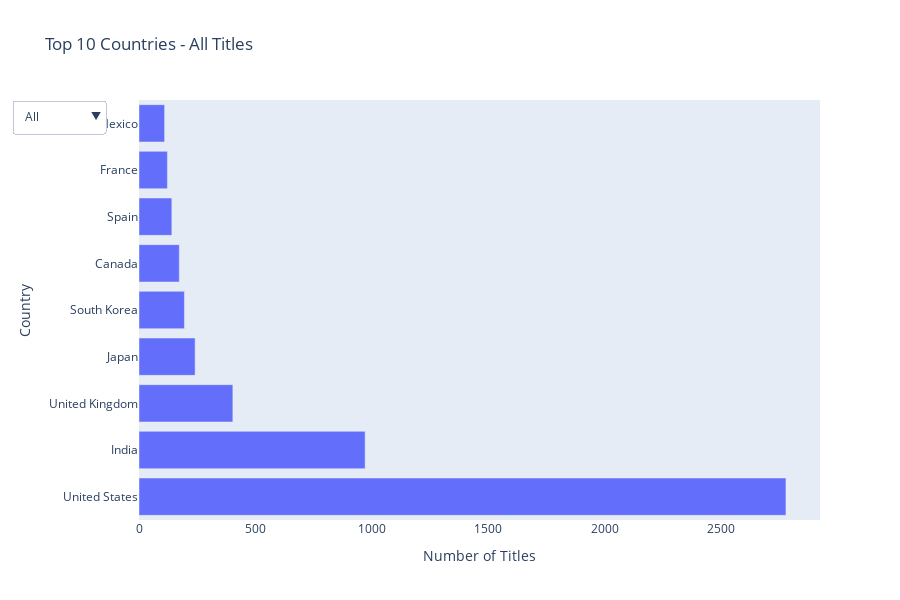

Notebook code cell kept with this figure:
### Code cell
fig2 = go.Figure()


# All
fig2.add_trace(go.Bar(
    x=all_country_counts.values,
    y=all_country_counts.index,
    orientation='h',
    name='All',
    visible=True
))

# Move
fig2.add_trace(go.Bar(
    x=movies_country_counts.values,
    y=movies_country_counts.index,
    orientation='h',
    name='Movies',
    visible=False
))

# tv shows
fig2.add_trace(go.Bar(
    x=tv_shows_country_counts.values,
    y=tv_shows_country_counts.index,
    orientation='h',
    name='TV Shows',
    visible=False
))

#Dropdown
fig2.update_layout(
    updatemenus=[
        # active = 0 -> default with the first option (All)
        dict(active=0,buttons=list([
        dict(label="All",method="update", args=[{"visible": [True, False, False]}, {"title": "Top 10 Countries - All Titles"}]),
        dict(label="Movies", method="update", args=[{"visible": [False, True, False]}, {"title": "Top 10 Countries - Movies Only"}]),
        dict(label="TV Shows", method="update", args=[{"visible": [False, False, True]}, {"title": "Top 10 Countries - TV Shows Only"}])
            ]),
        direction="down",
        showactive=True,
        )
    ],
    title="Top 10 Countries - All Titles",
    xaxis_title="Number of Titles",
    yaxis_title="Country",
    height=600
)

fig2.show()

### Figure 1 — Plotly figure (JSON) as saved in the notebook; plotly's stock layout.template omitted (floating-point values rounded to 4 significant figures)
{"data": [{"name": "All", "orientation": "h", "type": "bar", "visible": true, "x": [2778, 971, 403, 241, 195, 173, 141, 122, 110], "y": ["United States", "India", "United Kingdom", "Japan", "South Korea", "Canada", "Spain", "France", "Mexico"]}, {"name": "Movies", "orientation": "h", "type": "bar", "visible": false, "x": [2058, 893, 206, 122, 97, 92, 86, 77, 76], "y": ["United States", "India", "United Kingdom", "Canada", "Spain", "Egypt", "Nigeria", "Indonesia", "Turkey"]}, {"name": "TV Shows", "orientation": "h", "type": "bar", "visible": false, "x": [720, 197, 165, 154, 78, 68, 51, 47, 46], "y": ["United States", "United Kingdom", "Japan", "South Korea", "India", "Taiwan", "Canada", "France", "Australia"]}], "layout": {"height": 600, "title": {"text": "Top 10 Countries - All Titles"}, "updatemenus": [{"active": 0, "buttons": [{"args": [{"visible": [true, false, false]}, {"title": "Top 10 Countries - All Titles"}], "label": "All", "method": "update"}, {"args": [{"visible": [false, true, false]}, {"title": "Top 10 Countries - Movies Only"}], "label": "Movies", "method": "update"}, {"args": [{"visible": [false, false, true]}, {"title": "Top 10 Countries - TV Shows Only"}], "label": "TV Shows", "method": "update"}], "direction": "down", "showactive": true}], "xaxis": {"title": {"text": "Number of Titles"}}, "yaxis": {"title": {"text": "Country"}}}}
